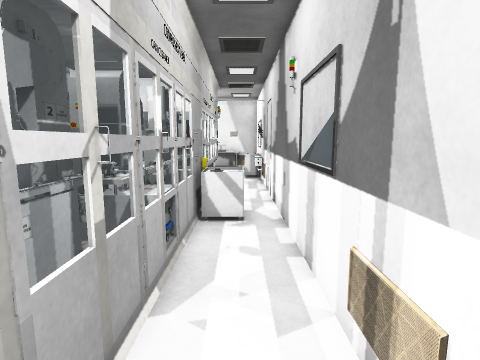
View 1 (above)

20 first-person views from a walk through a scene from a Unity 3-D project. The camera is 1.5 m above the floor, tilts 8° down and sees 80° across. The floor is counted in squares, 0.5 m on a side. Each view is taken from the middle of a square. On the plan, view 1 faces up. The plan holds only what a view shows up to about 20 squares ahead; the rest is blank. Door leaves are left out, so doorways stand open. Some surface patterns are stand-ins.

View 2
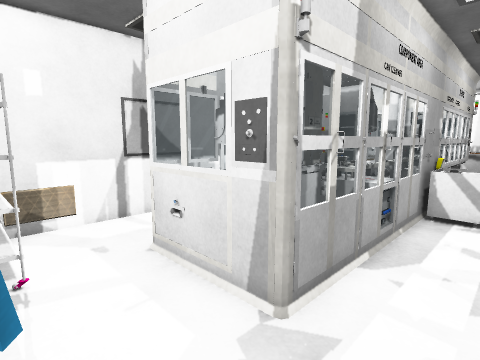

View 3
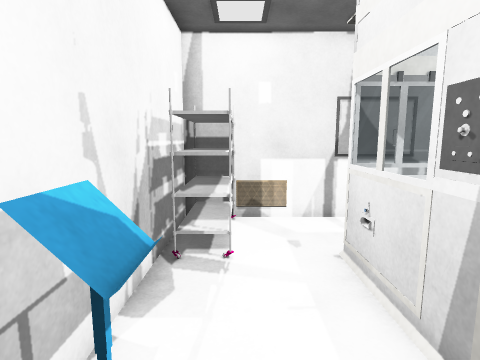

View 4
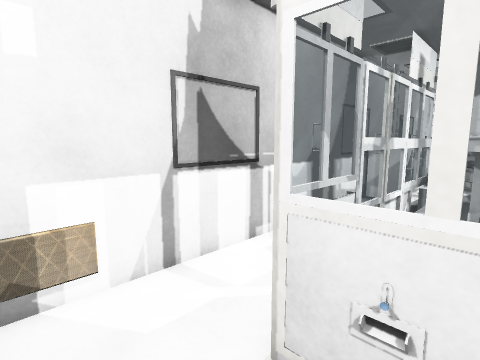

View 5
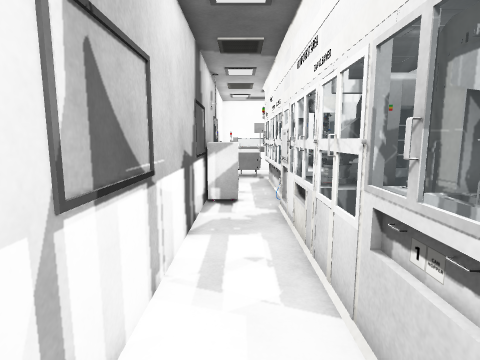

View 6
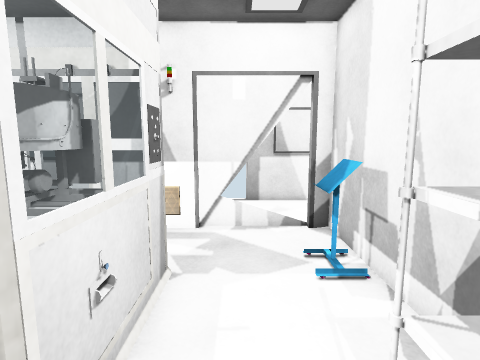

View 7
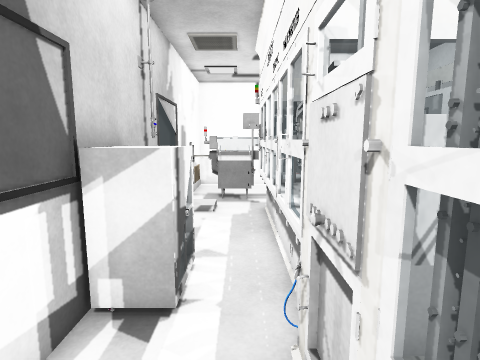

View 8
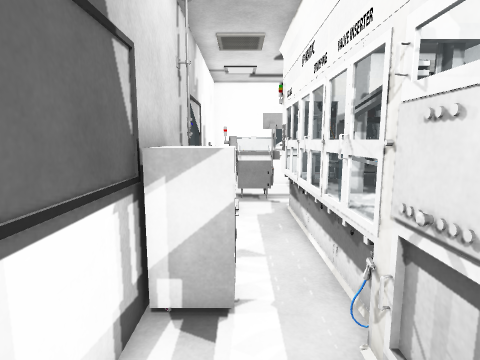

View 9
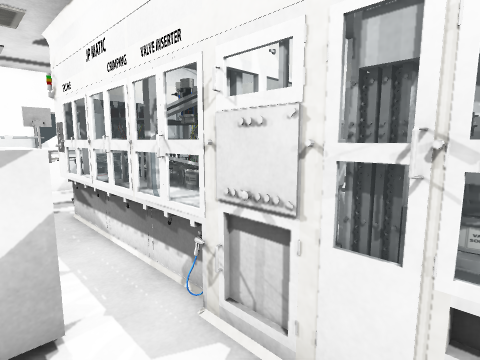

View 10
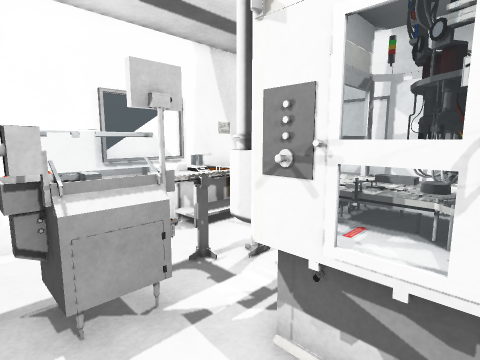

View 11
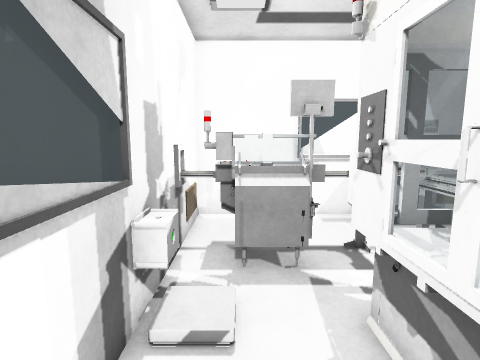

View 12
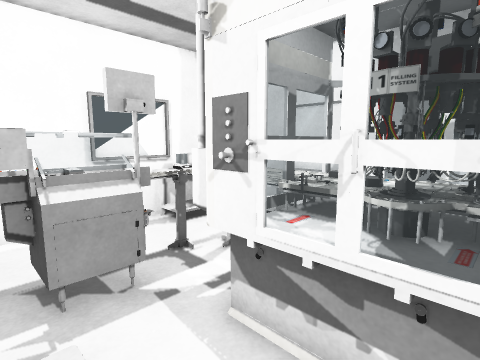

View 13
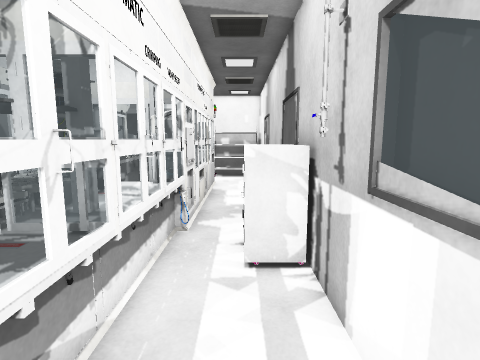

View 14
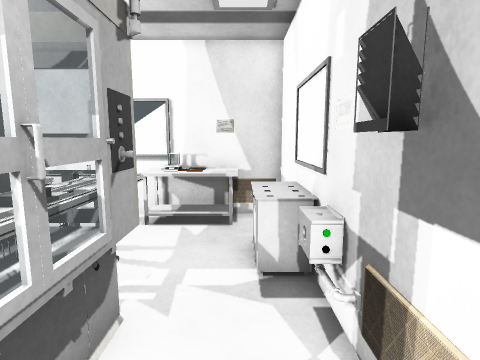

View 15
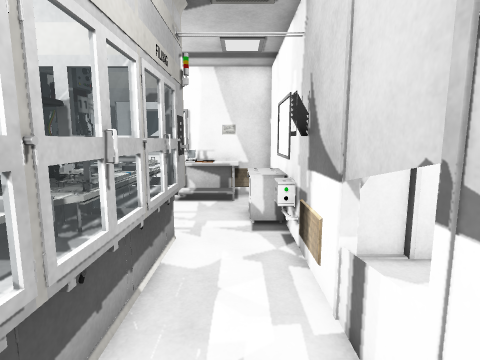

View 16
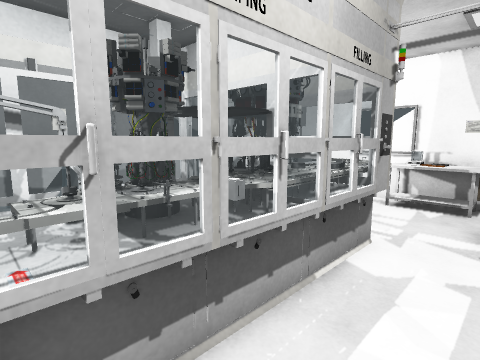

View 17
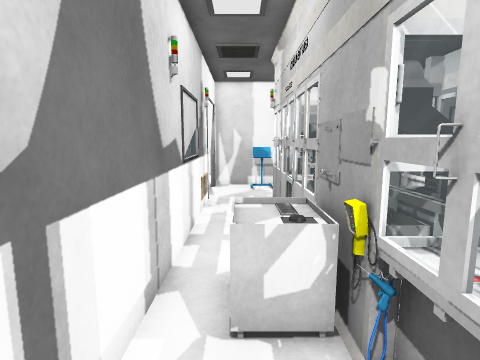

View 18
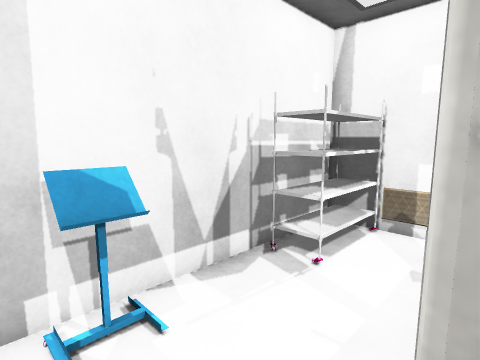

View 19
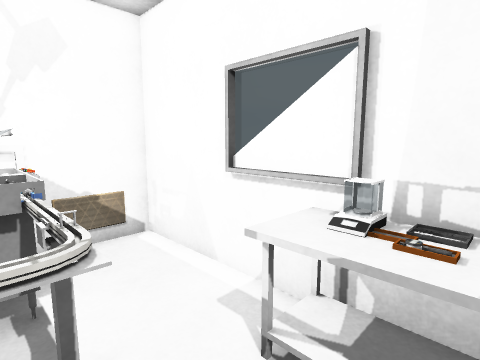

View 20
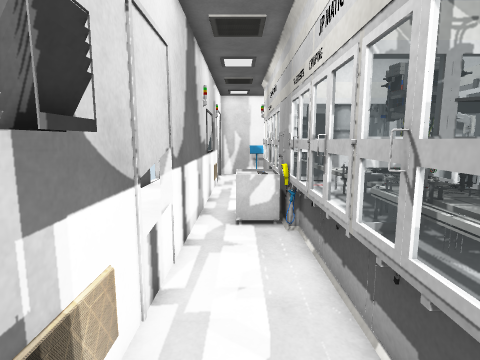

### Floor plan
Key: @ floor where view 1 was taken; # wall or solid block; x gap in a wall; . floor; D open door; = window, fence, low wall or low ledge; ^ raised ledge; T thing the floor can be seen under or through; O other object.
Columns run from 10 left of view 1 to 4 right of it. Each row starts with its distance up from view 1.
 28  ######O#OOO#
 27  #....OOOOO #
 26  #......... #
 25  #^#TTTT...^#
 24 ##^^^.TT...^#
 23 ##x=#.T^...^#
 22 #=..#####..=#
 21 #=..#^^^^..=#
 20 #...=^##^..##DD
 19 #...###^^ .#O.
 18 #...=#### ..#.
 17 #O..=^###...D
 16 #OO.=^### ..D
 15 #OO.^^#^^ ..#
 14 #OO.#^^#=...#
 13 # ..=^^^^ ..#.
 12 #...######O.#.
 11 #...##=###O.#.
 10 #...=#####O.#.
  9 #...##### ..#
  8 #...#^###...#
  7 #...= ^##...#
  6 #...=#### ..#
  5 #...=###= ..#
  4 #...=###=.. #
  3 #...####= . O
  2 #...=#=## . #
  1 #...........D
  0 # ........@.D
 -1 #OOOO.......D
 -2 #OOOO...^^..D.
 -3 #############.

Positions as (right, up) in squares from view 1, and headings:
1: (0, 0), facing up
2: (1, -2), facing up-left
3: (1, -1), facing left
4: (-4, -1), facing up-left
5: (-8, 0), facing up
6: (-8, 0), facing right
7: (-7, 9), facing up
8: (-8, 9), facing up
9: (-9, 9), facing up-right
10: (-9, 19), facing up-right
11: (-8, 17), facing up
12: (-9, 18), facing up-right
13: (-8, 22), facing down
14: (0, 17), facing up
15: (0, 13), facing up
16: (1, 13), facing up-left
17: (0, 16), facing down
18: (0, 2), facing down-left
19: (-1, 24), facing up-left
20: (0, 22), facing down
